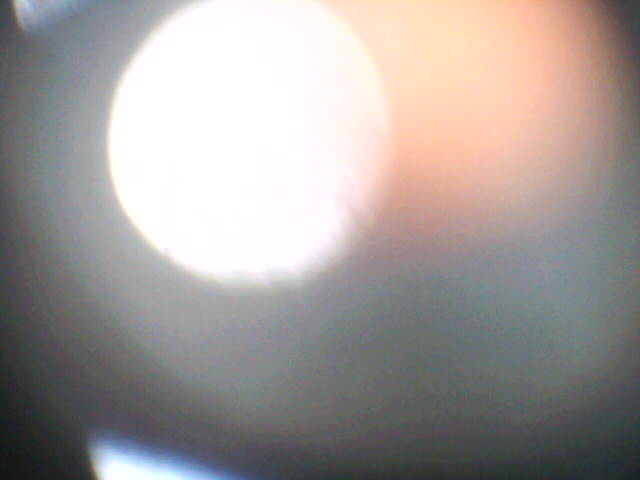
//> input picture linux_c/opencv_code/cpp/others/flower.jpg, 640 x 480 px
$ ./puzzle   (built with g++ and OpenCV 4)
//> lines starting //> are read from the running program, lines starting //| are printed output that depends on the picture
#include <iostream>
#include <opencv2/core.hpp>
#include <opencv2/highgui/highgui.hpp>
#include <opencv2/imgproc/imgproc.hpp>
#include <opencv2/opencv.hpp>
#include <opencv2/stitching.hpp>

using namespace std;
using namespace cv;

int main() {
  Mat combine, combine1, combine2;
  Mat a = imread("./flower.jpg");
//> a is the input picture: 480 rows x 640 cols, CV_8UC3; mean B, G, R 153.4, 155.8, 162.2
  Mat b = imread("./flower.jpg");
  Mat c = imread("./flower.jpg");
  Mat d = imread("./flower.jpg");
  //水平拼接
  hconcat(a, b, combine1);
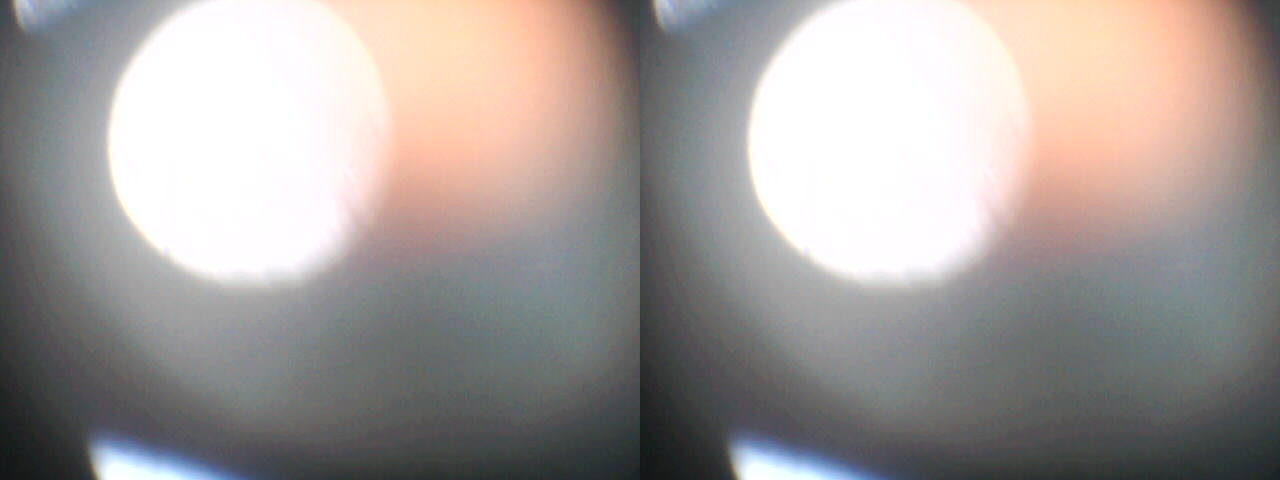
//> combine1: 480 rows x 1280 cols, CV_8UC3; mean B, G, R 153.4, 155.8, 162.2
  hconcat(c, d, combine2);

  //垂直拼接
  vconcat(combine1, combine2, combine);
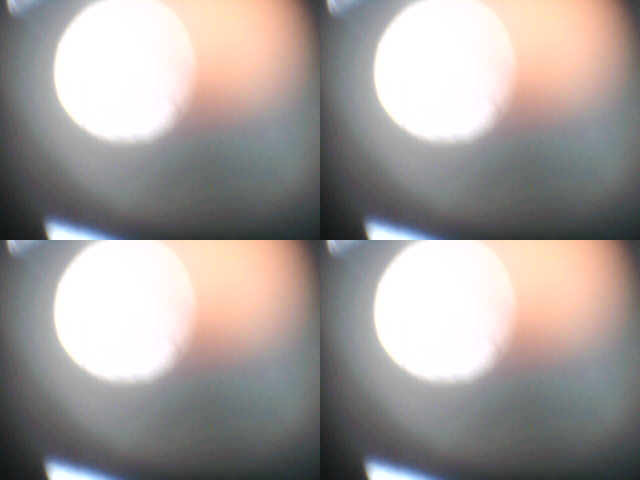
//> combine: 960 rows x 1280 cols, CV_8UC3 (shown at 1/2 size); mean B, G, R 153.4, 155.8, 162.2
  // namedWindow("Combine", WINDOW_AUTOSIZE);
  // imshow("Combine", combine);
  imwrite("Combine.jpg", combine);
  // cv::waitKey(1);
  return 0;
}

$ run again, with linux_c/opencv_code/cpp/others/hw1.jpg copied over linux_c/opencv_code/cpp/others/flower.jpg
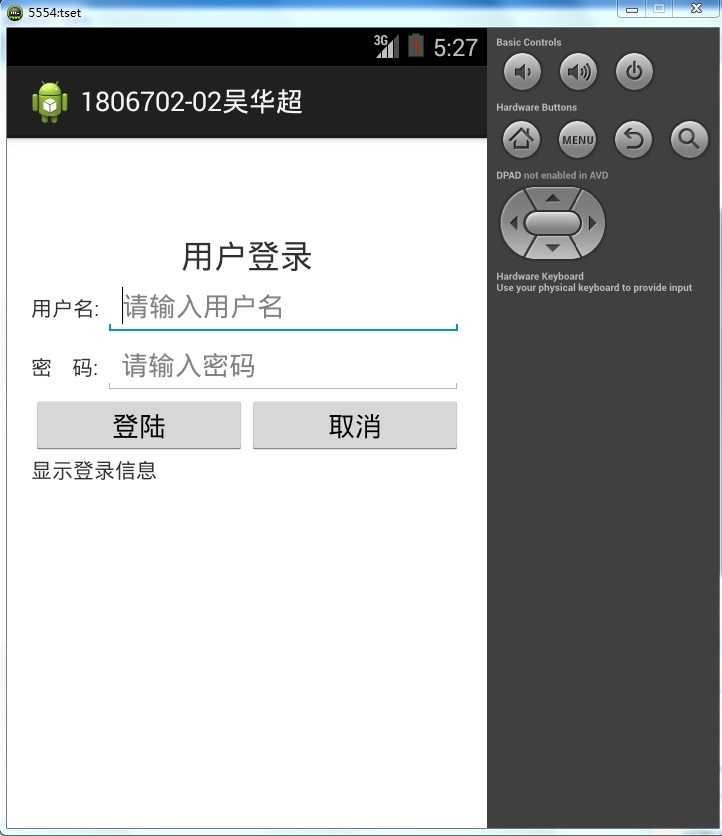
//> input picture linux_c/opencv_code/cpp/others/hw1.jpg, 722 x 836 px
//> a is the input picture: 836 rows x 722 cols, CV_8UC3; mean B, G, R 173.8, 173.2, 171.6
//> `hconcat(a, b, combine1);`:
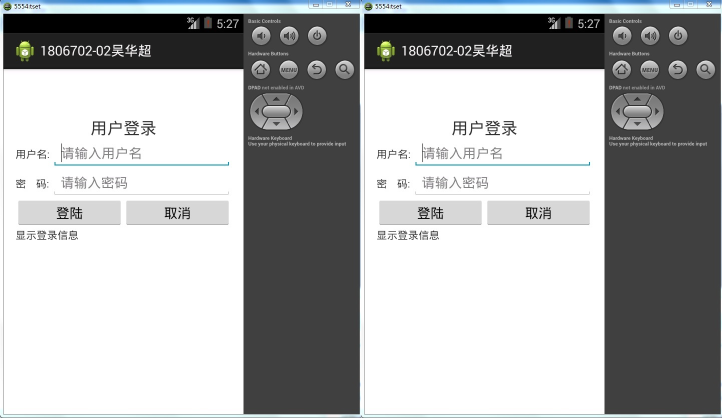
//> combine1: 836 rows x 1444 cols, CV_8UC3 (shown at 1/2 size); mean B, G, R 173.8, 173.2, 171.6
//> `vconcat(combine1, combine2, combine);`:
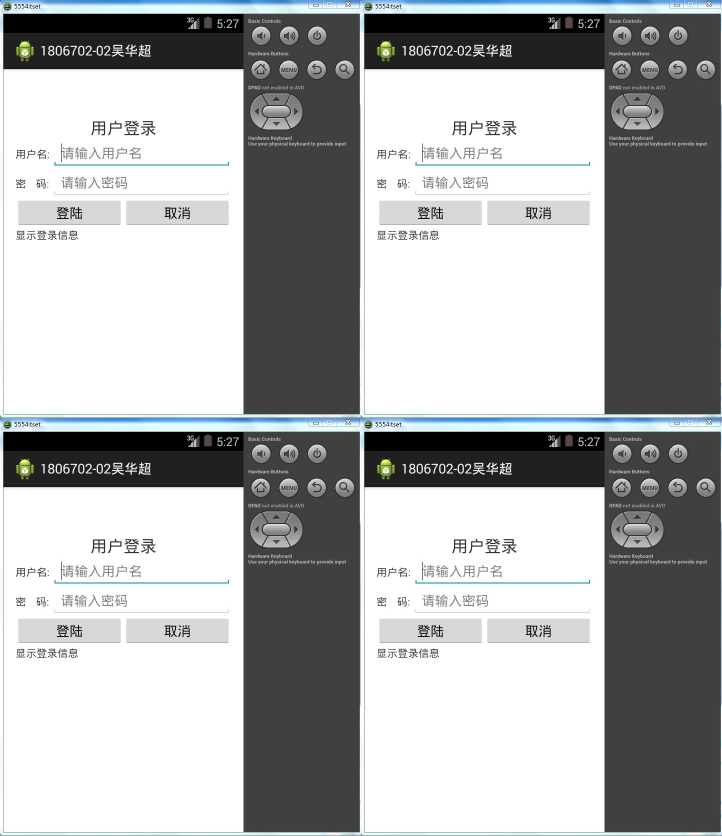
//> combine: 1672 rows x 1444 cols, CV_8UC3 (shown at 1/2 size); mean B, G, R 173.8, 173.2, 171.6
